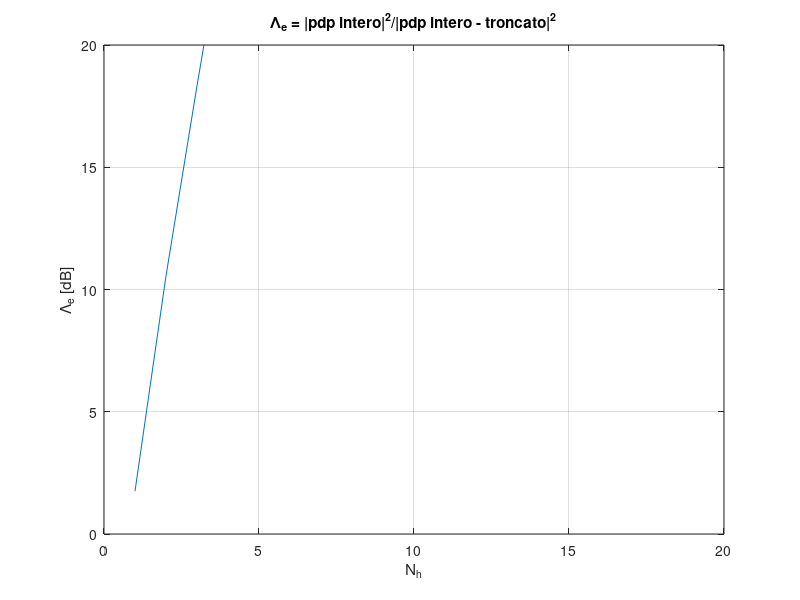
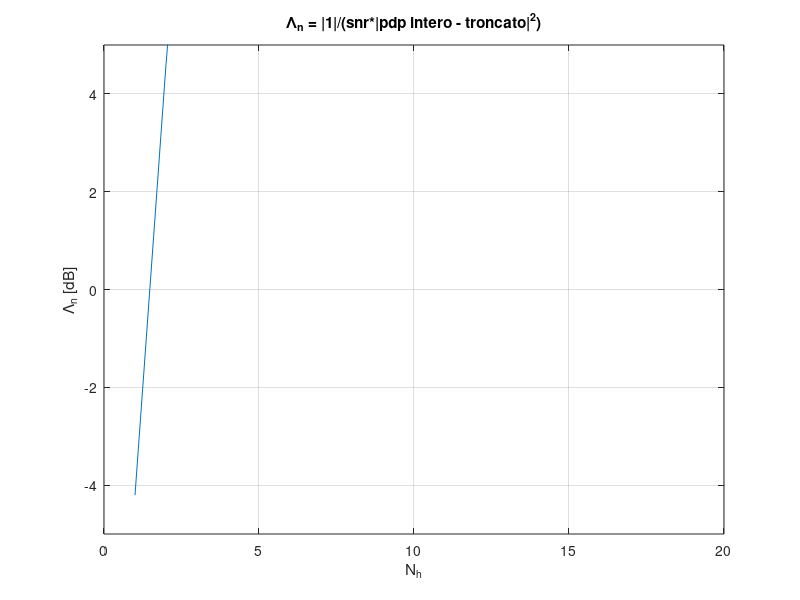
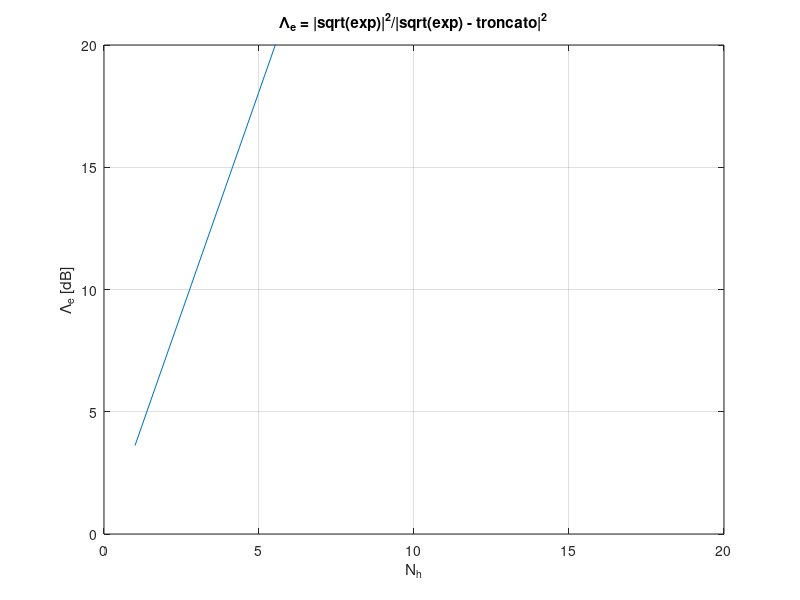
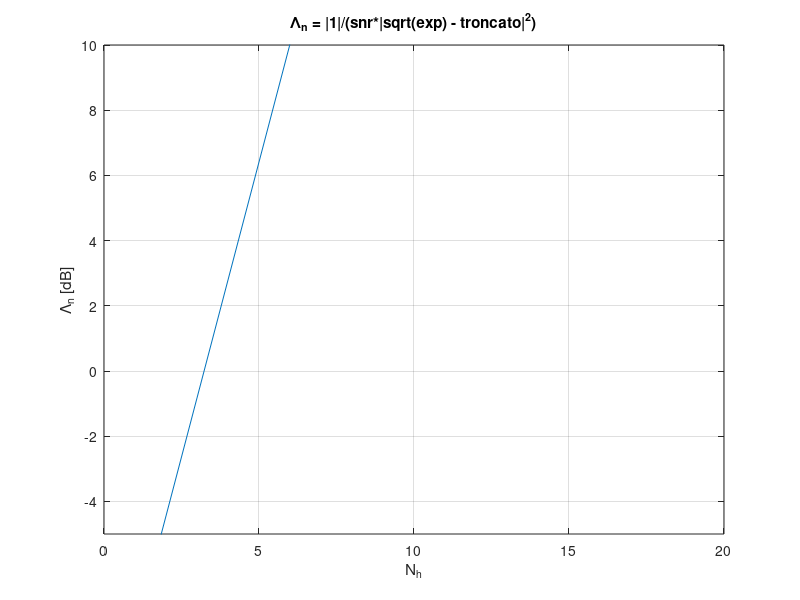

Recreate these plots in MATLAB, in order.
clear all;
close all;
clc;

Tc = 1; % This is the smallest time interval we want to simulate
T = 4*Tc;   % Time sampling interval of the input of the channel
tau_rms = 0.3*T;  % Tc = 1, as it is the fundamental sampling time
Kdb = 3; % 3 dB
K = 10^(Kdb/10);
C = sqrt(K/(K + 1));
M_d = 1-C^2;
snr = 10; %dB
snr_lin = 10^(snr/10);

% wrong
for N_h = 1:20; % To be determined
    % note that for this choice of final_tau
    h = 1/tau_rms*exp(-(0:899)*Tc/tau_rms);
    h = h/sum(h); % complete & normalized pdp, without truncation
    hhat = zeros(1, 900);
    hhat(1:N_h) = 1/tau_rms*exp(-(0:N_h-1)*Tc/tau_rms);
    hhat = hhat/sum(hhat); % truncated & normalized pdp
    deltah = h - hhat; %NOTE: h = E(|g_i|^2)
    
    power_h(N_h) = sum(abs(h).^2);
    residual_power(N_h) = sum(abs(deltah).^2);
    
    lambda_n(N_h) = 1/(snr_lin * residual_power(N_h));
end

figure, plot(10*log10(power_h./residual_power)), grid on
title('\Lambda_e = |pdp intero|^2/|pdp intero - troncato|^2')
xlabel('N_h')
ylabel('\Lambda_e [dB]')
ylim([0, 20])

figure, plot(10*log10(lambda_n)), grid on
title('\Lambda_n = |1|/(snr*|pdp intero - troncato|^2)')
xlabel('N_h')
ylabel('\Lambda_n [dB]')
ylim([-5, 5])

%%
% What if we consider the sqrt of the exp, since it is the pdp? Note that
% these considerations come from filtering theory, where everything is
% referred to filter coefficients and not to powers

for N_h = 1:20; % To be determined
    % note that for this choice of final_tau
    h = 1/tau_rms*exp(-(0:899)*Tc/tau_rms);
    hhat = zeros(1, 900);
    hhat(1:N_h) = 1/tau_rms*exp(-(0:N_h-1)*Tc/tau_rms);
    deltah = h - hhat; %NOTE: h = E(|g_i|^2)
    
    power_h(N_h) = sum(abs(h));
    residual_power(N_h) = sum(abs(deltah));
    
    lambda_n(N_h) = 1/(snr_lin * residual_power(N_h));
end

figure, plot(10*log10(power_h./residual_power)), grid on
title('\Lambda_e = |sqrt(exp)|^2/|sqrt(exp) - troncato|^2')
xlabel('N_h')
ylabel('\Lambda_e [dB]')
ylim([0, 20])

figure, plot(10*log10(lambda_n)), grid on
title('\Lambda_n = |1|/(snr*|sqrt(exp) - troncato|^2)')
xlabel('N_h')
ylabel('\Lambda_n [dB]')
ylim([-5, 10])

%% Third version
% Each time the exp is truncated it bring a different normalization, thus a
% different error

for N_h = 1:20
    tau = 0:Tc:N_h-1;
    tau_long = 0:Tc:899; % for bigger values MATLAB put the thing to 0
    pdp_gauss = zeros(1, 900);
    pdp_gauss(1:N_h) = 1/tau_rms * exp(-tau/tau_rms);
    pdp_complete = 1/tau_rms * exp(-tau_long/tau_rms);
    
    C = sqrt(K/(K+1));
    % normalize pdp: it must be sum(E[|gtilde_i|^2]) = 1 - C^2
    pdp_gauss = pdp_gauss.*(1-C^2)/sum(pdp_gauss);
    pdp_complete = pdp_complete.*(1-C^2)/sum(pdp_complete);
    
    % compare... what?
    deltapdp = pdp_complete - pdp_gauss;
    residual_power = sum(abs(deltapdp)); % CHECK THIS, no ^2 because already a power??
    lambdapdp_n(N_h) = 1/(snr_lin * residual_power);
end

figure, plot(10*log10(lambdapdp_n)), grid on
title('\Lambda_n = |1|/(snr*|diff pdp|^2)')
xlabel('N_h')
ylabel('\Lambda_n [dB]')
ylim([-5, 5])
